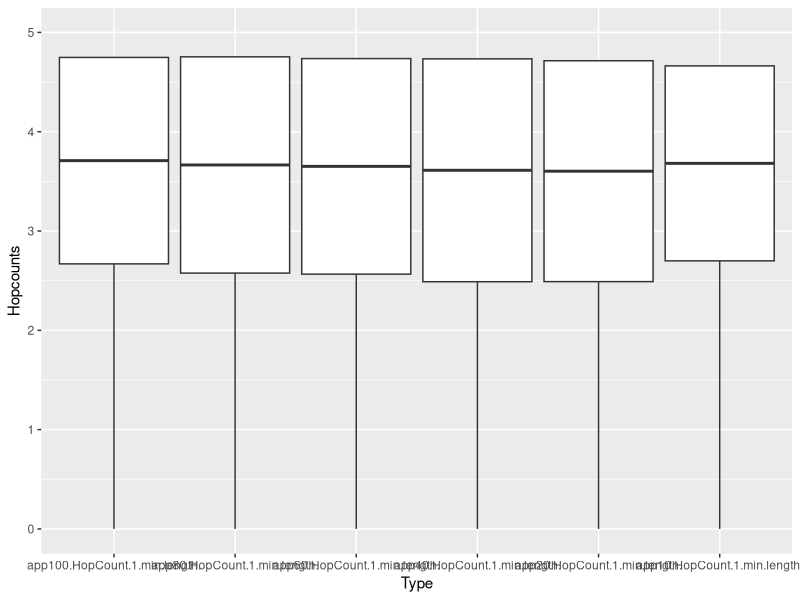
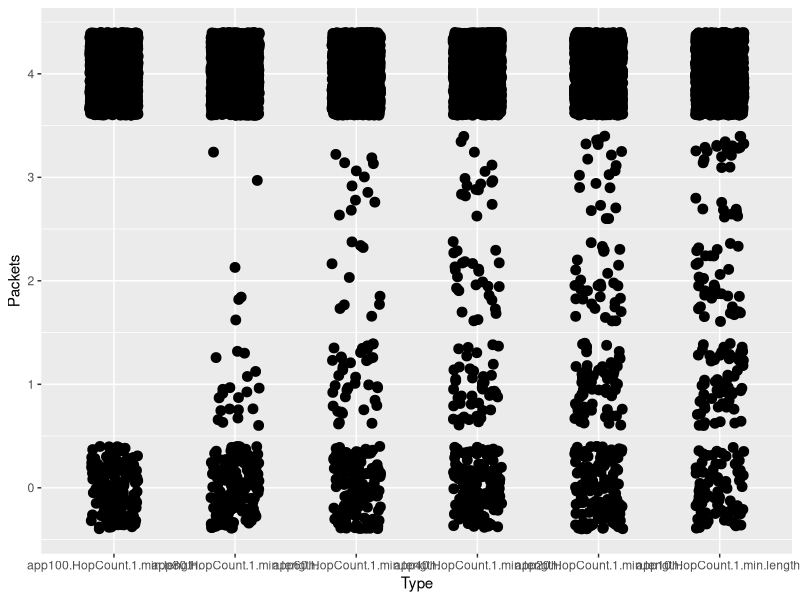

Here is the R script that generated these plots, in order: (Note: this script raises an error after producing the figures.)
library(ggplot2)
library(reshape)
library(plyr)
library(doBy)

setwd("~/ccn/ndnSIM2.1/ns-3/src/ndnSIM/graphs")

cs100 <-  read.table("../results/ar100cs-trace.txt", header=T)
cs80 <-  read.table("../results/ar80cs-trace.txt", header=T)
cs60 <-  read.table("../results/ar60cs-trace.txt", header=T)
cs40 <-  read.table("../results/ar40cs-trace.txt", header=T)
cs20 <-  read.table("../results/ar20cs-trace.txt", header=T)
cs10 <-  read.table("../results/ar10cs-trace.txt", header=T)

app100 <-  read.table("../results/ar100app-trace.txt", header=T)
app80 <-  read.table("../results/ar80app-trace.txt", header=T)
app60 <-  read.table("../results/ar60app-trace.txt", header=T)
app40 <-  read.table("../results/ar40app-trace.txt", header=T)
app20 <-  read.table("../results/ar20app-trace.txt", header=T)
app10 <-  read.table("../results/ar10app-trace.txt", header=T)

cs100$Node <- factor(cs100$Node)
cs80$Node <- factor(cs80$Node)
cs60$Node <- factor(cs60$Node)
cs40$Node <- factor(cs40$Node)
cs20$Node <- factor(cs20$Node)
cs10$Node <- factor(cs10$Node)

app100$Node <- factor(app100$Node)
app80$Node <- factor(app80$Node)
app60$Node <- factor(app60$Node)
app40$Node <- factor(app40$Node)
app20$Node <- factor(app20$Node)
app10$Node <- factor(app10$Node)

summary(app100)

cs100.hits <- subset(cs100, Type=="CacheHits")
cs80.hits <- subset(cs80, Type=="CacheHits")
cs60.hits <- subset(cs60, Type=="CacheHits")
cs40.hits <- subset(cs40, Type=="CacheHits")
cs20.hits <- subset(cs20, Type=="CacheHits")
cs10.hits <- subset(cs10, Type=="CacheHits")

summary(cs20.hits)

cs10.hits.sum <- ddply(cs10.hits, .(Node), summarize, freq=length(Node), tot=sum(Packets))
cs20.hits.sum <- ddply(cs20.hits, .(Node), summarize, freq=length(Node), tot=sum(Packets))
cs40.hits.sum <- ddply(cs40.hits, .(Node), summarize, freq=length(Node), tot=sum(Packets))
cs60.hits.sum <- ddply(cs60.hits, .(Node), summarize, freq=length(Node), tot=sum(Packets))
cs80.hits.sum <- ddply(cs80.hits, .(Node), summarize, freq=length(Node), tot=sum(Packets))
cs100.hits.sum <- ddply(cs100.hits, .(Node), summarize, freq=length(Node), tot=sum(Packets))

cs100.hits.sum$scen=100
cs80.hits.sum$scen=80
cs60.hits.sum$scen=60
cs40.hits.sum$scen=40
cs20.hits.sum$scen=20
cs10.hits.sum$scen=10


min.length <- min(length(app100$HopCount),length(app80$HopCount),length(app60$HopCount),length(app40$HopCount),length(app20$HopCount),length(app10$HopCount))
min.length

hopcounts <- melt(data.frame(app100$HopCount[1:min.length],app80$HopCount[1:min.length],app60$HopCount[1:min.length],
                             app40$HopCount[1:min.length],app20$HopCount[1:min.length],app10$HopCount[1:min.length]))
colnames(hopcounts) <- c("Type", "Packets")



# hits <- melt(data.frame(cs100.hits$Packets,cs80.hits$Packets,cs60.hits$Packets,cs40.hits$Packets,cs20.hits$Packets,cs10.hits$Packets))
# hits <- melt(data.frame(cs10.hits.sum$tot,cs20.hits.sum$tot,cs40.hits.sum$tot,cs60.hits.sum$tot,cs80.hits.sum$tot,cs100.hits.sum$tot))
hits <- rbind(cs100.hits.sum,cs80.hits.sum,cs60.hits.sum,cs40.hits.sum,cs20.hits.sum,cs10.hits.sum)

hits

hits$sum <- by(hits$tot, hits$Node, sum)
summary(hits)


g.hits <- ggplot(hits, aes(x=ordered(scen), y=tot/10, fill=Node)) + geom_bar(stat="identity") + 
ylab("Cache Hit Ratio [%]") + xlab("Cache Admission Rate [%]")


# function for computing mean, DS, max and min values
min.mean.sd.max <- function(x) {
  r <- c(min(x), mean(x) - sd(x), mean(x), mean(x) + sd(x), max(x))
  names(r) <- c("ymin", "lower", "middle", "upper", "ymax")
  r
}


ggplot(hopcounts, aes(x = Type, y=Packets)) + 
  stat_summary(fun.data = min.mean.sd.max, geom="boxplot") + ylab("Hopcounts") + ylim(0,5)

ggplot(hopcounts, aes(x = Type, y=Packets)) +
#   stat_summary(fun.data = min.mean.sd.max, geom = "boxplot") + 
  geom_jitter(position=position_jitter(width=.2), size=3) 

summary(app100$HopCount)
summary(app80$HopCount)
summary(app60$HopCount)
summary(app40$HopCount)
summary(app20$HopCount)
summary(app10$HopCount)
 
# ggplot(delays, aes(x=Type, y=Packets)) + 
#   geom_boxplot() +
#   ylab("Avg. Delay [s]")


pdf("./hits.pdf", height=3, width=4.5)
g.selpar.req + scale_color_brewer(type="qual", palette="Set1")
dev.off()
